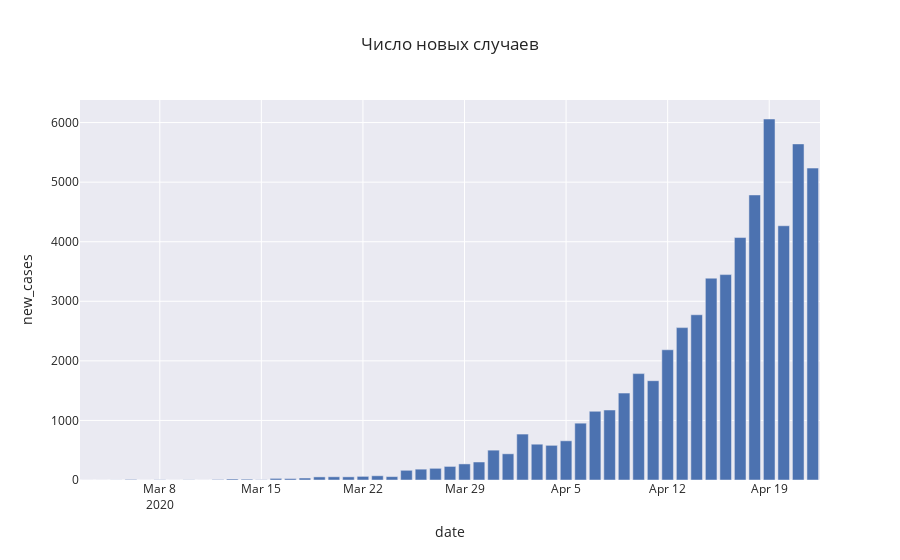

The notebook cell this image was saved under:
### Code cell
train_date.plot.bar("date", "new_cases", title="Число новых случаев")

### Figure 1 — Plotly figure (JSON) as saved in the notebook; plotly's stock layout.template omitted (floating-point values rounded to 4 significant figures)
{"data": [{"alignmentgroup": "True", "hovertemplate": "date=%{x}<br>new_cases=%{y}<extra></extra>", "legendgroup": "", "marker": {"color": "rgb(76,114,176)"}, "name": "", "offsetgroup": "", "orientation": "v", "showlegend": false, "textposition": "auto", "type": "bar", "x": ["2020-03-03T00:00:00", "2020-03-04T00:00:00", "2020-03-05T00:00:00", "2020-03-06T00:00:00", "2020-03-07T00:00:00", "2020-03-08T00:00:00", "2020-03-09T00:00:00", "2020-03-10T00:00:00", "2020-03-11T00:00:00", "2020-03-12T00:00:00", "2020-03-13T00:00:00", "2020-03-14T00:00:00", "2020-03-15T00:00:00", "2020-03-16T00:00:00", "2020-03-17T00:00:00", "2020-03-18T00:00:00", "2020-03-19T00:00:00", "2020-03-20T00:00:00", "2020-03-21T00:00:00", "2020-03-22T00:00:00", "2020-03-23T00:00:00", "2020-03-24T00:00:00", "2020-03-25T00:00:00", "2020-03-26T00:00:00", "2020-03-27T00:00:00", "2020-03-28T00:00:00", "2020-03-29T00:00:00", "2020-03-30T00:00:00", "2020-03-31T00:00:00", "2020-04-01T00:00:00", "2020-04-02T00:00:00", "2020-04-03T00:00:00", "2020-04-04T00:00:00", "2020-04-05T00:00:00", "2020-04-06T00:00:00", "2020-04-07T00:00:00", "2020-04-08T00:00:00", "2020-04-09T00:00:00", "2020-04-10T00:00:00", "2020-04-11T00:00:00", "2020-04-12T00:00:00", "2020-04-13T00:00:00", "2020-04-14T00:00:00", "2020-04-15T00:00:00", "2020-04-16T00:00:00", "2020-04-17T00:00:00", "2020-04-18T00:00:00", "2020-04-19T00:00:00", "2020-04-20T00:00:00", "2020-04-21T00:00:00", "2020-04-22T00:00:00"], "xaxis": "x", "y": [0, 0, 1, 9, 0, 4, 0, 3, 0, 8, 17, 14, 4, 27, 24, 33, 52, 54, 53, 61, 71, 57, 163, 182, 196, 228, 270, 302, 501, 440, 771, 601, 582, 658, 954, 1154, 1175, 1459, 1786, 1667, 2186, 2558, 2774, 3388, 3448, 4070, 4785, 6060, 4268, 5642, 5236], "yaxis": "y"}], "layout": {"barmode": "relative", "legend": {"tracegroupgap": 0}, "title": {"text": "Число новых случаев"}, "xaxis": {"anchor": "y", "domain": [0, 1], "title": {"text": "date"}}, "yaxis": {"anchor": "x", "domain": [0, 1], "title": {"text": "new_cases"}}}}
